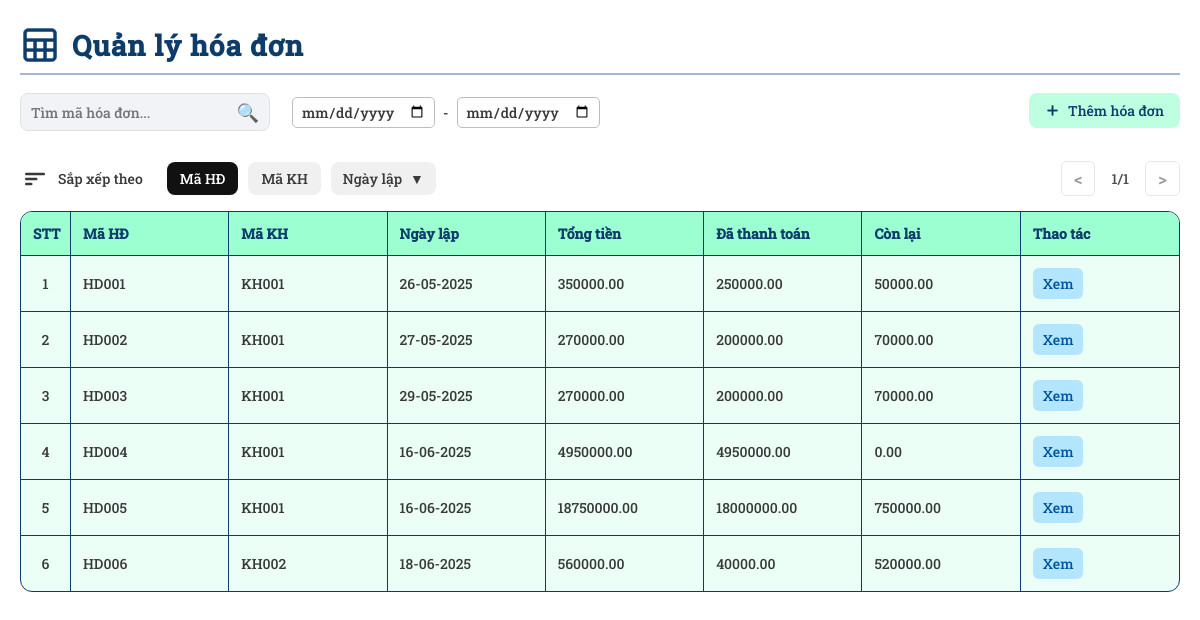
/admin/Order/orders.php (signed in), run on an earlier commit of the app's database.
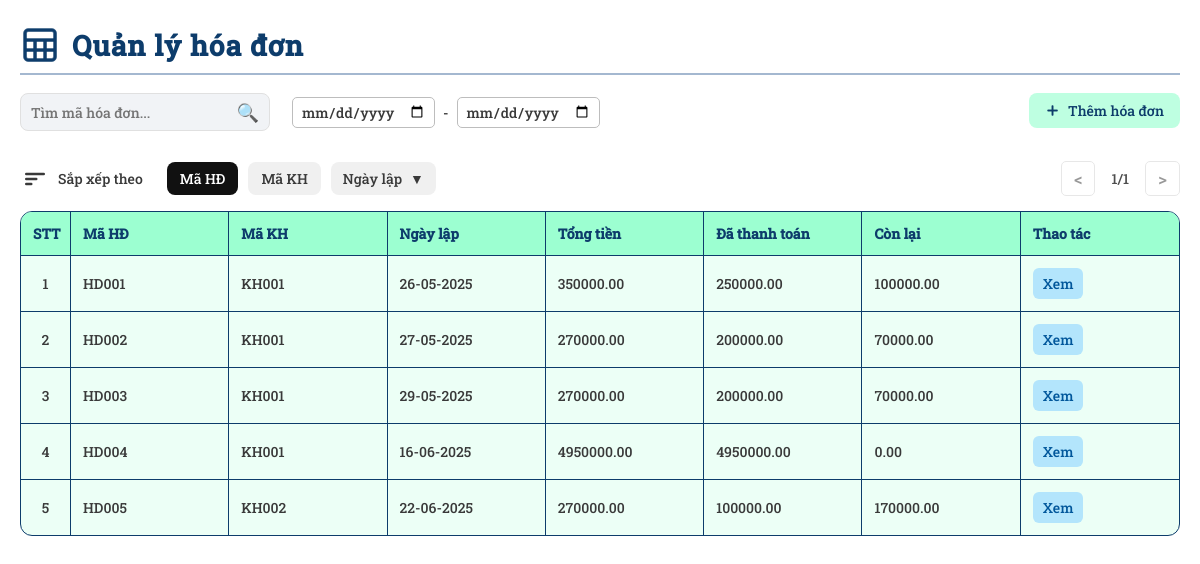
And on a later commit of the database.
### tables this page shows
CREATE TABLE `hoadon` (
  `MaHD` varchar(10) NOT NULL,
  `MaKH` varchar(10) NOT NULL,
  `NgayLap` date NOT NULL DEFAULT curdate(),
  `TongTien` decimal(20,2) NOT NULL,
  `TienTra` decimal(20,2) NOT NULL,
  `TienNo` decimal(20,2) NOT NULL
);

### admin/Order/orders.php (the view, shortened to what this page needs)
<?php
include __DIR__ . '/../../connect.php';
$result = $mysqli->query("SELECT * FROM hoadon");
?>
<!DOCTYPE html>
<html lang="vi">
<head>
    <link rel="stylesheet" href="https://cdn.jsdelivr.net/npm/choices.js/public/assets/styles/choices.min.css">
    <link rel="stylesheet" href="../../assets/general-style.css" type="text/css">
    <link rel="stylesheet" href="../../assets/orders-style.css" type="text/css">
</head>
<body>
    <div class="main-content">
        <h2 class="title">
            <img src="../../assets/sheet.png" class="title-icon">
            Quản lý hóa đơn
        </h2>
        <div class="toolbar">
            <div class="toolbar-row">
                <div class="search-filter-group">
                    <div class="search-box">
                        <input type="text" id="timMaHD" name="mahd" placeholder="Tìm mã hóa đơn..." class="search-input" />
                        <button class="search-button">🔍</button>
                    </div>
                    <div class="date-range-group">
                        <input type="date" id="date-from" class="date-from" placeholder="Từ ngày">
                        <span style="margin: 0 4px;">-</span>
                        <input type="date" id="date-to" class="date-to" placeholder="Đến ngày">
                    </div>
                </div>
                <button class="add-button" onclick="createNewOrder()">
                    <img src="../../assets/plus.png" class="icon-add" alt="Add Icon" />
                    Thêm hóa đơn
                </button>
            </div>
        </div>
        <div class="sort-pagination-bar">
            <div class="sort-bar">
                <div class="sort-title-group">
                    <span class="sort-icon">
                        <svg width="30" height="30" viewBox="0 0 24 24" fill="none"><rect x="4" y="7" width="16" height="2" rx="1" fill="#393939"/><rect x="4" y="11" width="10" height="2" rx="1" fill="#393939"/><rect x="4" y="15" width="6" height="2" rx="1" fill="#393939"/></svg>
                    </span>
                    <span class="sort-label">Sắp xếp theo</span>
                </div>
                <div class="sort-tabs">
                    <button class="sort-btn active" data-sort="id_hd">Mã HĐ</button>
                    <button class="sort-btn" data-sort="id_kh">Mã KH</button>
                    <div class="sort-dropdown">
                        <button class="sort-btn sort-dropdown-toggle" id="sortDateBtn">
                            <span class="label">Ngày lập</span>
                            <span class="arrow">&#9660;</span>
                        </button>
                    </div>
                </div>
            </div>
            <span class="pagination">
                <button class="page-btn prev">&lt;</button>
                <span class="page-info">1/1</span>
                <button class="page-btn next">&gt;</button>
            </span>
        </div>
        <table id="orderTable" class="table">
            <thead>
                <tr>
                    <th class="stt">STT</th>
                    <th class="id">Mã HĐ</th>
                    <th class="id">Mã KH</th>
                    <th>Ngày lập</th>
                    <th>Tổng tiền</th>
                    <th>Đã thanh toán</th>
                    <th>Còn lại</th>
                    <th class="action-buttons">Thao tác</th>
                </tr>
            </thead>
            <tbody>
                <?php $stt = 1; ?>
                <?php while($theOrder = $result->fetch_assoc()): ?>
                <tr>
                    <td><?= $stt++ ?></td>
                    <td class="id"><?= htmlspecialchars($theOrder['MaHD']) ?></td>
                    <td class="id"><?= htmlspecialchars($theOrder['MaKH']) ?></td>
                    <td>
                        <?php
                            $date = $theOrder['NgayLap'];
                            $d = new DateTime($date);
                            echo $d->format('d-m-Y');
                        ?>
                    </td>
                    <td><?= htmlspecialchars($theOrder['TongTien']) ?></td>
                    <td><?= htmlspecialchars($theOrder['TienTra']) ?></td>
                    <td><?= htmlspecialchars($theOrder['TienNo']) ?></td>
                    <td class="action-buttons">
                        <button class="view-btn" onclick="openOrderForm('<?= $theOrder['MaHD'] ?>', '<?= $theOrder['MaKH'] ?>')">Xem</button>
                    </td>
                </tr>
                <?php endwhile; ?>
            </tbody>
        </table>
    </div>
</body>
</html>

### assets/general-style.css (style rules this page uses)
* { margin: 0; padding: 0; box-sizing: border-box; }
body, input, button, select, textarea { color: #393939; font-family: fontweb; font-size: 14px; background-color: #ffffff; }
.main-content { padding: 20px; }
.title { margin-top: 5px; font-size: 28px; font-weight: 700; display: flex; align-items: center; gap: 12px; margin-bottom: 18px; letter-spacing: 1px; color: #0d3c6b; border-bottom: 2px solid #a4b8d0; padding-bottom: 8px; position: relative; }
.title-icon { width: 40px; height: 40px; vertical-align: middle; }
.toolbar { margin-bottom: 30px; }
.toolbar-row { display: flex; justify-content: space-between; align-items: center; flex-wrap: wrap; gap: 1rem; margin-bottom: 1rem; }
.search-filter-group { margin-right: 20px; display: flex; gap: 10px; flex: 1; min-width: 100px; align-items: center; }
.search-box { display: flex; align-items: center; border: 1px solid #e0e0e0; border-radius: 8px; padding: 6px 10px; background-color: #f1f3f6; flex: 1; max-width: 250px; }
.search-input { border: none; background: transparent; outline: none; flex: 1; }
.search-button { background: none; border: none; font-size: 18px; cursor: pointer; }
.icon-add { width: 15px; height: 15px; margin-right: 8px; vertical-align: middle; }
.add-button { align-self: flex-start; display: inline-flex; align-items: center; padding: 8px 16px; background-color: #beffe1; color: #0d3c6b; border: none; border-radius: 8px; cursor: pointer; white-space: nowrap; transition: background-color 0.3s; }
.view-btn, .delete-btn { padding: 6px 10px; margin-right: 5px; border: none; border-radius: 6px; cursor: pointer; }
.view-btn { background-color: #b3e5fc; color: #01579b; }
.sort-pagination-bar { display: flex; align-items: center; justify-content: space-between; padding-bottom: 15px; border-radius: 8px; }
.sort-bar { display: flex; align-items: center; gap: 24px; }
.sort-title-group { display: flex; align-items: center; gap: 8px; }
.sort-bar .sort-icon { display: flex; width: 30px; height: 30px; align-items: center; }
.sort-bar .sort-label { color: #393939; font-size: 14px; }
.sort-tabs { display: flex; align-items: center; gap: 10px; }
.sort-btn { border: none; background: #f0f0f0; color: #393939; padding: 7px 13px; border-radius: 8px; font-size: 14px; cursor: pointer; transition: background 0.2s, color 0.2s; position: relative; }
.sort-btn.active, .sort-btn.sort-dropdown-active { background: #111; color: #fff; }
.sort-dropdown { position: relative; display: inline-block; }
.sort-dropdown-toggle .arrow { margin-left: 8px; font-size: 12px; }
.pagination { margin-left: auto; display: flex; align-items: center; gap: 6px; }
.page-btn { background: #fff; color: #333; padding: 5px 12px; border-radius: 5px; font-size: 17px; cursor: pointer; border: 1px solid #d0d0d0; transition: background 0.2s; }
.page-btn:disabled { opacity: 0.5; cursor: not-allowed; }
.page-info { font-weight: 500; color: #4e4e4e; min-width: 38px; text-align: center; display: inline-block; }
.table { table-layout: fixed; width: 100%; border-collapse: separate; border-spacing: 0; background-color: #ecfff6; border-radius: 12px; overflow: hidden; border: 1.5px solid #0d3c6b; }
.table th, .table td { padding: 12px; text-align: left; border: none; transition: background-color 0.2s ease; }
.table tr:not(:last-child) td { border-bottom: 1px solid #0d3c6b; }
.table th:first-child, .table td:first-child { border-left: none; }
.table th:last-child, .table td:last-child { border-right: none; }
.table tr:first-child th { border-top: none; }
.table tr:last-child td { border-bottom: none; }
.table th:not(:last-child), .table td:not(:last-child) { border-right: 1px solid #0d3c6b; }
.table th { border-bottom: 1px solid #0d3c6b; background-color: #9cffd1; color: #0d3c6b; font-weight: bold; }
.stt, .table th.stt, .table td.stt, .table th:first-child, .table td:first-child { width: 50px; text-align: center; }

### assets/orders-style.css (style rules this page uses)
#sortDateBtn { min-width: 100px; display: flex; align-items: center; justify-content: space-between; padding-right: 12px; padding-left: 12px; }
#sortDateBtn .label { flex: 1; text-align: left; }
#sortDateBtn .arrow { margin-left: 8px; font-size: 14px; flex-shrink: 0; }
#orderTable { table-layout: fixed; width: 100%; }
.date-range-group { display: flex; align-items: center; gap: 4px; margin-left: 12px; }
.date-range-group input[type="date"] { padding: 4px 8px; border: 1px solid #bdbdbd; border-radius: 5px; font-size: 14px; }

What changed in the data, as far as the page shows it:
removed hoadon: MaHD "HD006", MaKH "KH002", NgayLap "18-06-2025", TongTien "560000.00", TienTra "40000.00", TienNo "520000.00"
changed hoadon "HD001": TienNo "50000.00" → "100000.00"
changed hoadon "HD005": MaKH "KH001" → "KH002"; NgayLap "16-06-2025" → "22-06-2025"; TongTien "18750000.00" → "270000.00"; TienTra "18000000.00" → "100000.00"; TienNo "750000.00" → "170000.00"
